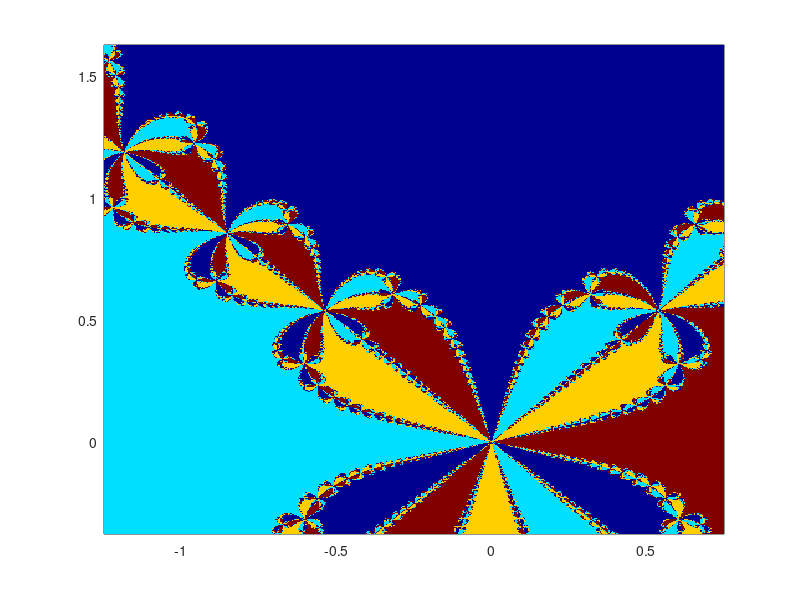

The MATLAB source for this figure: (Note: this script raises an error after producing the figure.)
%Makes gifs, is very slow
%Needs work: Make the colours not change, speed up.
%Credit: Addiditions by Tobin, All the hard work by Lewis & Trent


close all
h = figure; 
axis tight manual   % this ensures that getframe() returns a consistent size
filename = 'Animated.gif'; 
framerate = 15;     % <<<< set your frame rate
delay_time = 1/framerate;


maxints = 100;      % << change the 
nMesh = 500;        % << resolution;
xc = -0.2485;       % << set your
yc = 0.6249;        % << zoom points;
number_of_frames=40;% << change the number of frames;

for w = 1:-0.01:1/number_of_frames 
    
    x = linspace(xc-w,xc+w,nMesh);
    y = linspace(yc-w,yc+w,nMesh);
    [X, Y] = meshgrid(x,y);
    
    z = X +1i*Y;
    
    for k = 1:maxints
        
        dz = -(z.^4 - 1)./(4*z.^3); %<<<< edit your function
        
        z = z + dz;
    end
    
    %% Assign Colours
    Z = zeros(size(z));
    
    for j = 1:4
        Z( abs(z-1i^j) < 0.01 ) = j;
    end
        
    %% Plotting/ Giffing
    
    colormap(jet)
    pcolor(x,y,Z)
    caxis('manual')
    shading flat
    axis([xc-w,xc+w,yc-w,yc+w])
    drawnow
    
    %% Giffing
    % Capture the plot as an image 
    frame = getframe(h); 
    im = frame2im(frame); 
    [imind,cm] = rgb2ind(im,256); 

    % Write to the GIF File 
    if w == 1 %<< if you change the starting width, change this.
         imwrite(imind,cm,filename,'gif', 'Loopcount',inf,'DelayTime',delay_time); 
    else 
         imwrite(imind,cm,filename,'gif','WriteMode','append','DelayTime',delay_time); 
    end 
    
        
end

close all
web(filename)
        
        
        
        